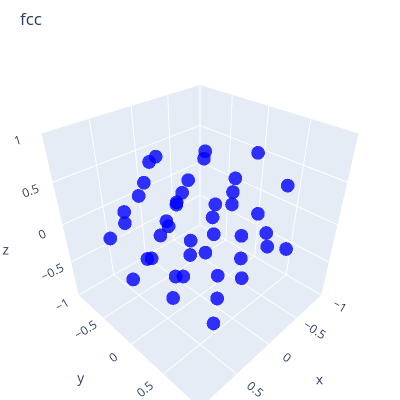
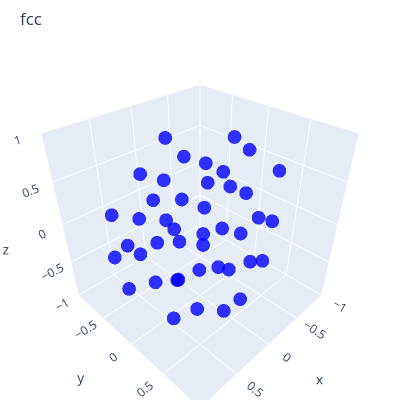
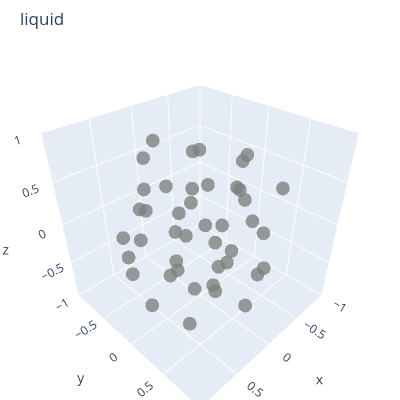
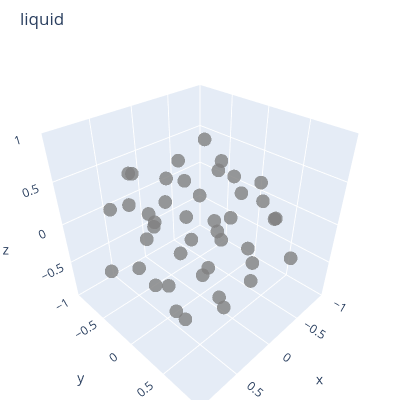

The notebook cell saved with these charts, in order:
### Code cell
config.num_atoms = 43
ds_train, ds_test = input_pipeline.get_datasets(config)
info = input_pipeline.get_dataset_info(config.dataset, config.pp["train"])

batch = next(iter(ds_train.as_numpy_iterator()))
poses, labels = batch["atoms"][0][:4], batch["label"][0][:4]
phases = map(info["int2str"], labels.argmax(axis=1))
for i, (pose, phase) in enumerate(zip(poses, phases)):
    show_atoms(
        pose,
        title=phase,
        color="blue" if phase == "fcc" else "gray",
    )
